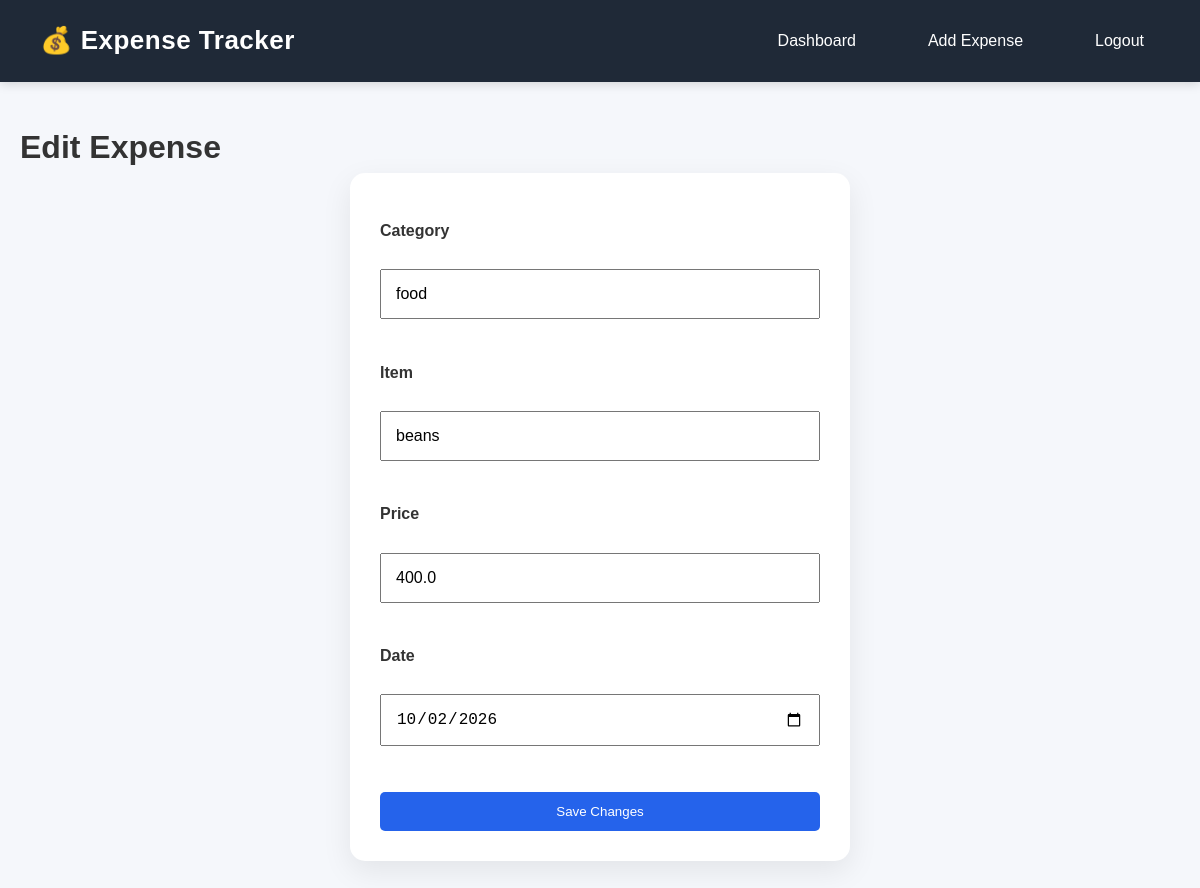
/edit_expense/4 (signed in), run on an earlier commit of the app's database.
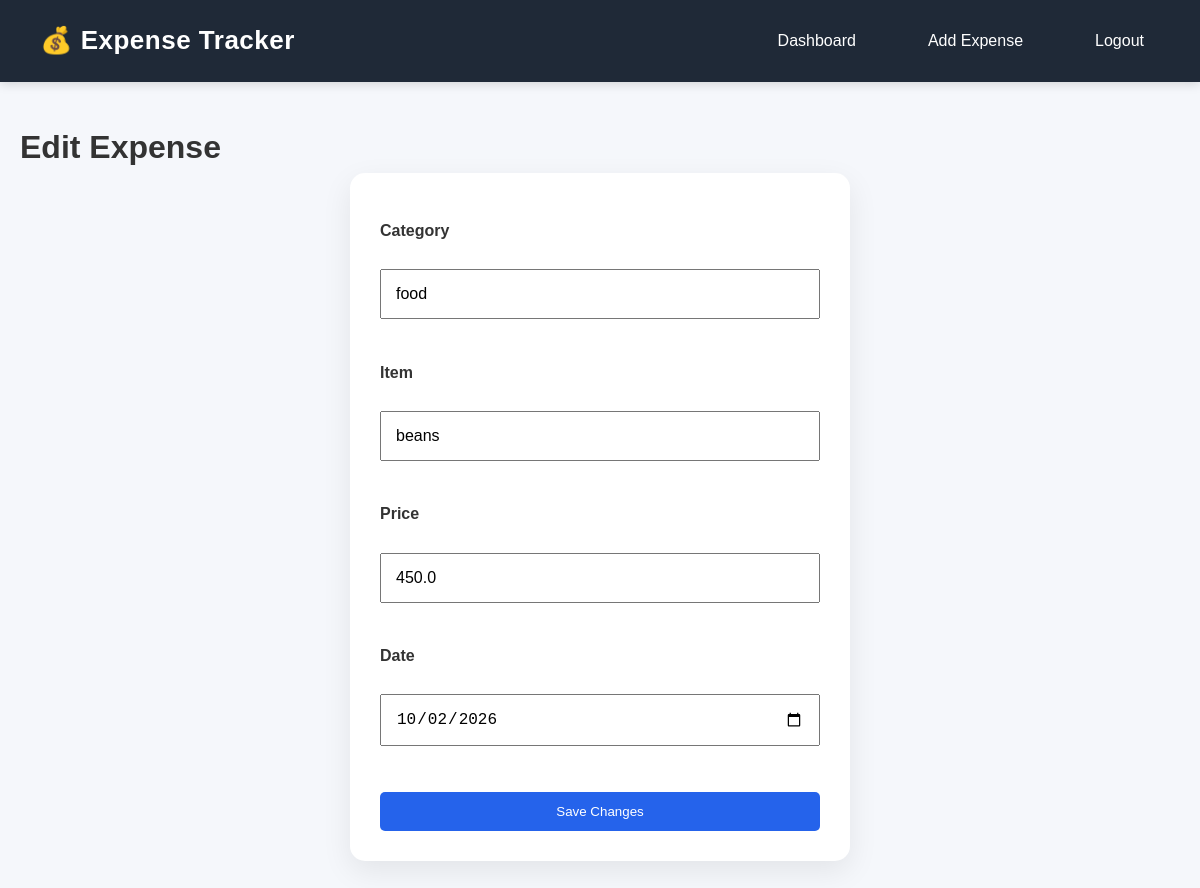
And on a later commit of the database.
### app/models.py (models this page shows, shortened)
class Expense(db.Model):
    __tablename__ = "expenses"
    id = db.Column(db.Integer, primary_key=True)
    category = db.Column(db.String(100), nullable=False)
    item = db.Column(db.String(100), nullable=False)
    expense_date = db.Column(db.Date, nullable=False)
    amount = db.Column(db.Float, nullable=False)
    user_id = db.Column(db.Integer, db.ForeignKey("users.id"), nullable=False)
    user = db.relationship(
    "User",
    back_populates="expenses"
    )

### app/routes.py (the view, shortened to what this page needs)
@main.route("/edit_expense/<int:id>", methods=["GET", "POST"])
@login_required
def edit_expense(id):
    expense = services.get_expense_by_id(id,session["user_id"])
    if expense is None:
        abort(404)
    if  expense:
        return render_template(
            "edit.html",
            expense=expense
        )
    return "Expense not found"

### app/services.py (called while the page is built)
def get_expense_by_id(id, user_id):
    expenses = get_all_user_expenses(user_id)
    for expense in expenses:
        if expense.id == id:
            return expense
    return None

### app/user_repo.py (called while the page is built)
def get_all_user_expenses(user_id):
    expenses = Expense.query.filter_by(user_id=user_id).all()
    return expenses

### templates/edit.html
{% extends "base.html" %}
{% block content %}
<h1>Edit Expense</h1>
<form method="POST" class="expense-form">
    <label>Category</label><br>
    <input
        type="text"
        name="category"
        value="{{ expense.category }}"
        required
    >
    <br><br>
    <label>Item</label><br>
    <input
        type="text"
        name="item"
        value="{{ expense.item }}"
        required
    >
    <br><br>
    <label>Price</label><br>
    <input
        type="number"
        step="0.01"
        name="price"
        value="{{ expense.amount }}"
        required
    >
    <br><br>
    <label>Date</label><br>
    <input
        type="date"
        name="date"
        value="{{ expense.expense_date }}"
        required
    >
    <br><br>
    <button type="submit">
        Save Changes
    </button>
</form>
{% endblock %}

What changed in the data, as far as the page shows it:
changed Expense "food": price "400.0" → "450.0"
